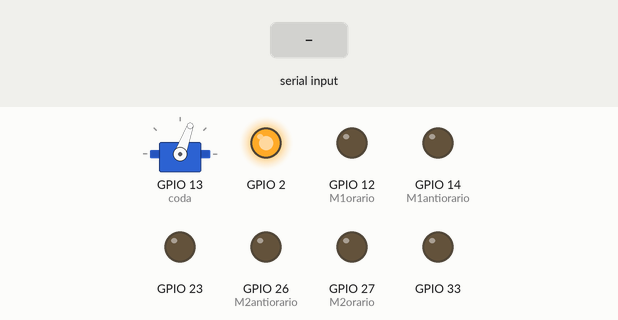
Recording of a program running on a simulated ESP32. Parts: servo, output pins drawn as LEDs (lit = HIGH). The inputs (shaded band) are chosen by the test bench. Nothing arrives over Bluetooth unless stated; what the program prints to the serial monitor is not drawn.

Above: at 1.2 s.
1.3 s: "scenaGatto1" received over the second serial link
At 2.4 s:
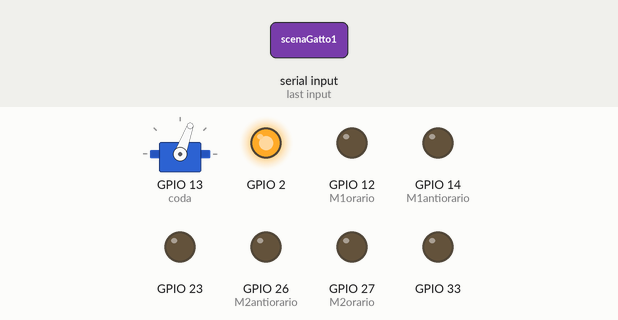
2.8 s: "scenaGattoFinale" received over the second serial link
At 3.5 s:
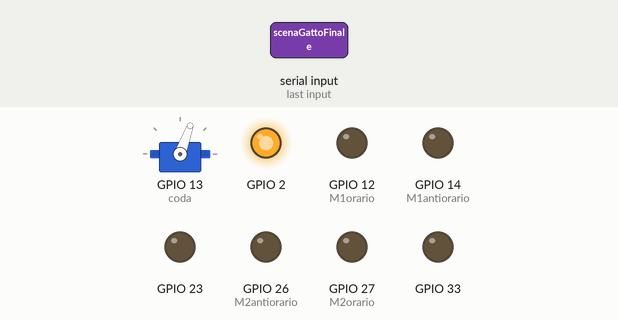
5.3 s: "1" received over the second serial link
At 6.6 s:
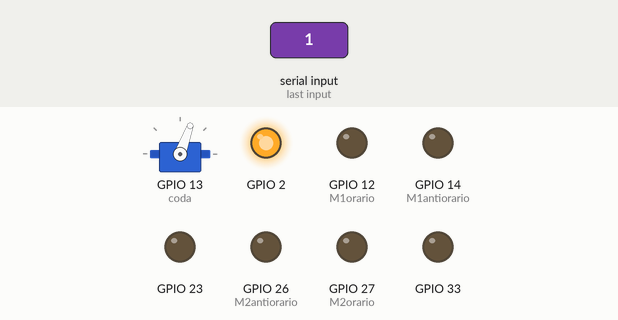
Timing chart, 0 to 8.3 s (numbered marks = the images above; inputs shaded):
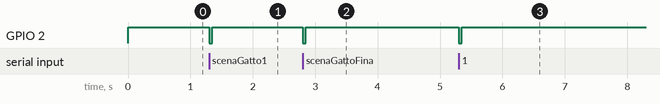

The program:

main.cpp
```cpp
#include <BluetoothSerial.h>
//https://github.com/hen1227/bluetooth-serial
#include <ArduinoJson.h>
#include <Arduino.h>
#include <ESP32Servo.h>

BluetoothSerial SerialBT;
Servo coda;
bool statusCoda = false;   // Se false coda ferma, se true coda in movimento

const int M1orario = 12;
const int M2orario = 27;
const int M1antiorario = 14;
const int M2antiorario = 26;

struct msg_protocol
{
  int tipo;
  int ID;
  String istruzione;
  bool checkInvio;
};

char Json[255];

void spegnitutto() {
  digitalWrite(M1orario, LOW);
  digitalWrite(M2orario, LOW);
  digitalWrite(M1antiorario, LOW);
  digitalWrite(M2antiorario, LOW);
}

void setup() {
  Serial.begin(115200);
  coda.attach(13);
  coda.write(70);
  pinMode(M1orario, OUTPUT);
  pinMode(M2orario, OUTPUT);
  pinMode(M1antiorario, OUTPUT);
  pinMode(M2antiorario, OUTPUT);
  pinMode(33, OUTPUT);
  pinMode(23, OUTPUT);
  pinMode(BUILTIN_LED, OUTPUT);
  digitalWrite(BUILTIN_LED, HIGH);

  SerialBT.begin("ESP32_Slave_2.2");
  if (Serial) Serial.println("ESP32 Slave 2.2 Bluetooth ON, in attesa di connessione...");
  digitalWrite(BUILTIN_LED, LOW);
  spegnitutto();
}

void sano(bool sens) {
  if (sens) {
    digitalWrite(M1orario, HIGH);
    digitalWrite(M2orario, HIGH);
  } else {
    digitalWrite(M1antiorario, HIGH);
    digitalWrite(M2antiorario, HIGH);
  }
}

void strabico(bool sens) {
  if (sens) {
    digitalWrite(M1orario, HIGH);
    digitalWrite(M2antiorario, HIGH);
  } else {
    digitalWrite(M1antiorario, HIGH);
    digitalWrite(M2orario, HIGH);
  }
}

void scenaGatto(int n)
{
  digitalWrite(23, HIGH);
  delay(50);
  digitalWrite(23, LOW);
  for (int i = 0; i < n; i++)
  {
    coda.write(70);
    sano(true);
    delay(2000);
    spegnitutto();
    coda.write(40);
    coda.write(10);
    sano(false);
    delay(2000);
    spegnitutto();
    coda.write(40);
    coda.write(70);
    strabico(true);
    delay(2000);
    spegnitutto();
    coda.write(40);
    coda.write(10);
    strabico(false);
    spegnitutto();
  }
  digitalWrite(23, HIGH);
  delay(50);
  digitalWrite(23, LOW);
}

void loop() {
  if (SerialBT.connected()) {
    Serial.println("Connesso.");
    digitalWrite(BUILTIN_LED, HIGH);
  } else {
    Serial.println("In attesa di connessione...");
  }
  if (SerialBT.available()) {
    digitalWrite(BUILTIN_LED, LOW);
    delay(50);
    digitalWrite(BUILTIN_LED, HIGH);
    String Json = SerialBT.readString();

    if (Serial) {
      Serial.print("Ricevuto JSON: ");
      Serial.println(Json);
    }

    if (Json.endsWith("!")) {
      Json.remove(Json.length() - 1);
    }

    StaticJsonDocument<255> msg_json;
    DeserializationError error = deserializeJson(msg_json, Json);

    if (error) {
      if (Serial) {
        Serial.print("Errore deserializzazione JSON: ");
        Serial.println(error.c_str());
      }
      return;
    }

    msg_protocol msg_recvd;
    msg_recvd.tipo = msg_json["tipo"];
    msg_recvd.ID = msg_json["ID"];
    msg_recvd.checkInvio = msg_json["checkInvio"];
    msg_recvd.istruzione = msg_json["istruzione"].as<String>();

    msg_recvd.checkInvio = true;
    msg_json["checkInvio"] = msg_recvd.checkInvio;

    char JsonOut[255];
    size_t len = serializeJson(msg_json, JsonOut);

    if (len < sizeof(JsonOut) - 1) {
      JsonOut[len] = '!';
      JsonOut[len + 1] = '\0';
      len++;
    }

    SerialBT.write((const uint8_t*)JsonOut, len);

    if (Serial) {
      Serial.println("Messaggio inviato via Bluetooth");
    }

    if (msg_recvd.istruzione == "scenaGatto1") {
      scenaGatto(4);
    }
    else if (msg_recvd.istruzione == "scenaGatto2") {
      scenaGatto(1);
    }
    else if (msg_recvd.istruzione == "scenaGattoFinale")
    {
      scenaGatto(2);
    }
  }
}
```

Measured:
- after the input at 1.3 s, GPIO 2: HIGH → LOW at once, → HIGH 0.05 s later
- after the input at 2.8 s, GPIO 2: HIGH → LOW at once, → HIGH 0.05 s later
- after the input at 5.3 s, GPIO 2: HIGH → LOW at once, → HIGH 0.05 s later
